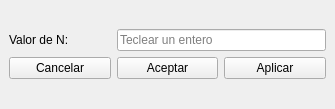
<?xml version="1.0" encoding="UTF-8"?>
<ui version="4.0">
 <class>DockWidget</class>
 <widget class="QDockWidget" name="DockWidget">
  <property name="geometry">
   <rect>
    <x>0</x>
    <y>0</y>
    <width>335</width>
    <height>109</height>
   </rect>
  </property>
  <property name="windowTitle">
   <string>DockWidget</string>
  </property>
  <widget class="QWidget" name="dockWidgetContents">
   <layout class="QVBoxLayout" name="verticalLayout">
    <item>
     <layout class="QGridLayout" name="gridLayout">
      <item row="1" column="1">
       <widget class="QPushButton" name="aceptar">
        <property name="text">
         <string>Aceptar</string>
        </property>
       </widget>
      </item>
      <item row="1" column="0">
       <widget class="QPushButton" name="cancelar">
        <property name="text">
         <string>Cancelar</string>
        </property>
       </widget>
      </item>
      <item row="1" column="2">
       <widget class="QPushButton" name="aplicar">
        <property name="text">
         <string>Aplicar</string>
        </property>
       </widget>
      </item>
      <item row="0" column="0">
       <widget class="QLabel" name="label">
        <property name="text">
         <string>Valor de N:</string>
        </property>
       </widget>
      </item>
      <item row="0" column="1" colspan="2">
       <widget class="QLineEdit" name="lineEdit">
        <property name="text">
         <string/>
        </property>
        <property name="placeholderText">
         <string>Teclear un entero</string>
        </property>
       </widget>
      </item>
     </layout>
    </item>
   </layout>
  </widget>
 </widget>
 <resources/>
 <connections/>
</ui>
